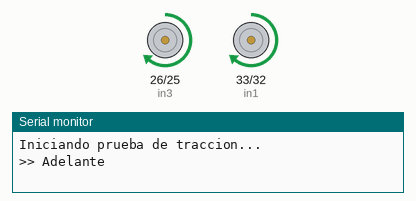
Recording of a sketch running on a simulated ESP32. Parts: motor-driver pin pairs drawn as motors (green arrow = first pin HIGH = forward, orange = second pin HIGH = backward, longer = more drive), the last lines printed to the serial monitor.

Above: at 1.7 s.
At 3.7 s:
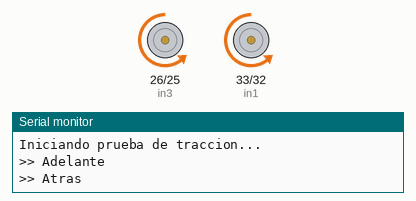
At 5.7 s:
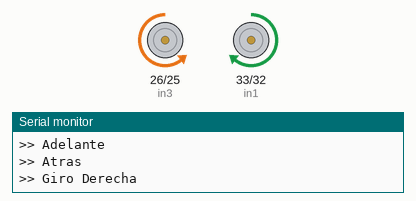
At 10.0 s:
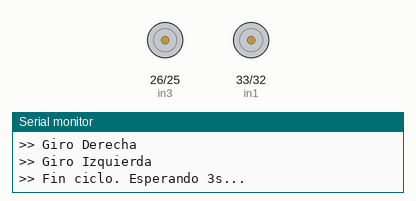
Timing chart, 0 to 14.7 s (numbered marks = the images above):
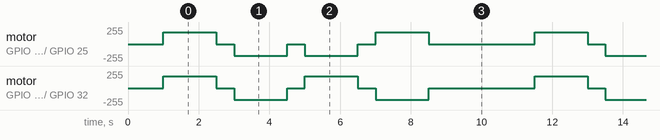

Measured:
- by itself, motor on GPIO 26 (in3) / GPIO 25 (in4): repeats every 10.5 s: 2 × (stopped 0.50 s, backward 179/255 1.5 s), stopped 0.50 s, forward 179/255 1.5 s, stopped 3.0 s, forward 179/255 1.5 s
- by itself, motor on GPIO 33 (in1) / GPIO 32 (in2): repeats every 10.5 s: stopped 0.50 s, backward 179/255 1.5 s, stopped 0.50 s, forward 179/255 1.5 s, stopped 0.50 s, backward 179/255 1.5 s, stopped 3.0 s, forward 179/255 1.5 s

The sketch:

control_motores.ino
```cpp
//Implementación pwm para motores

const int in1 = 33;  // In1 forward motor 1 (izquierdo)
const int in2 = 32;  // In2 backward motor 1 (izquierdo)
const int in3 = 26;  // In3 forward motor 2 (derecho)
const int in4 = 25;  // In4 backward motor 2 (derecho)

const int frecuencia = 1000;  //1KHz  fecuencia pwm motores
const int resolucion = 8; //8 bits  0 a 255


void setup() {

  // Se inicializan los pines para el pwm de los motores
  ledcAttach(in1, frecuencia, resolucion);
  ledcAttach(in2, frecuencia, resolucion);
  ledcAttach(in3, frecuencia, resolucion);
  ledcAttach(in4, frecuencia, resolucion);

  // Asegurar paro inicial
  setMotores(0, 0);
  delay(1000);
  Serial.println("Iniciando prueba de traccion...");

}

void loop() {

  // 1. Adelante al ~70% de potencia
  Serial.println(">> Adelante");
  setMotores(180, 180);
  delay(1500);

  setMotores(0, 0);
  delay(500); // Pausa de inercia

  // 2. Atras al ~70% de potencia
  Serial.println(">> Atras");
  setMotores(-180, -180);
  delay(1500);

  setMotores(0, 0);
  delay(500);

  // 3. Giro a la derecha en el sitio (izq avanza, der retrocede)
  Serial.println(">> Giro Derecha");
  setMotores(180, -180);
  delay(1500);

  setMotores(0, 0);
  delay(500);

  // 4. Giro a la izquierda en el sitio (izq retrocede, der avanza)
  Serial.println(">> Giro Izquierda");
  setMotores(-180, 180);
  delay(1500);

  // Pausa larga antes de reiniciar ciclo
  Serial.println(">> Fin ciclo. Esperando 3s...\n");
  setMotores(0, 0);
  delay(3000);


}


void setMotores(int vel_izquierdo, int vel_derecho){

// Control motor izquierdo IN1, IN2
  if(vel_izquierdo > 0){
    ledcWrite(in2, 0);
    ledcWrite(in1, vel_izquierdo);
  } else if (vel_izquierdo < 0){
    ledcWrite(in1, 0);
    ledcWrite(in2, abs(vel_izquierdo));
  } else {
    ledcWrite(in1, 0);
    ledcWrite(in2, 0);
  }


// Control motor derecho IN3, IN4
  if(vel_derecho > 0){
    ledcWrite(in4, 0);
    ledcWrite(in3, vel_derecho);
  } else if (vel_derecho < 0){
    ledcWrite(in3, 0);
    ledcWrite(in4, abs(vel_derecho));
  } else {
    ledcWrite(in3, 0);
    ledcWrite(in4, 0);
  }

}
```
